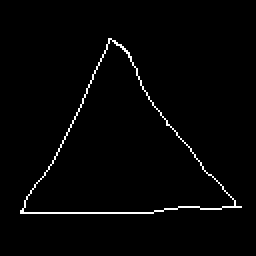
//> input picture PSProjekt/pixel22.png, 128 x 128 px, given in place of the camera (shown 2 times larger)
$ ./Tracking   (built with g++ and OpenCV 4)
//> lines starting //> are read from the running program, lines starting //| are printed output that depends on the picture; after the words box and inside, x2 and y2 are one past the last pixel; in counts of white or black regions, pixels touching at a corner belong together
//> further down, imgOriginal is the input picture: 128 rows x 128 cols, CV_8UC3; 1.8% white in thin lines or dots, all inside (x1, y1, x2, y2) = (10, 19, 121, 107)
/*
 * DisplayImage.cpp
 *
 *  Created on: Oct 25, 2016
 *      Author: aljaz
 */

#include <stdio.h>
#include <stdlib.h>
#include <math.h>
#include <iostream>
#include <fstream>
#include <iomanip>
#include "opencv2/opencv.hpp"
#include "opencv2/imgproc/imgproc.hpp"
#include <opencv2/core/core.hpp>
#include "opencv2/imgcodecs.hpp"
#include <opencv2/highgui/highgui.hpp>
#include <time.h>

using namespace std;
using namespace cv;


void RgbToHsv(Mat * OrigImage, Mat * HSVImage)
{
	*HSVImage = OrigImage->clone();
    unsigned char s,v;
    unsigned char rgbMin, rgbMax;
    for(int i = 0; i < OrigImage->rows * OrigImage->cols * 3; i+=3){

    	//finds the minimum value between r,g,b
    	// i = b, i+1 = g, i+2 = r
        rgbMin = OrigImage->data[i+2] < OrigImage->data[i+1]  ? (OrigImage->data[i+2]< OrigImage->data[i] ? OrigImage->data[i+2] : OrigImage->data[i]) : (OrigImage->data[i+1] < OrigImage->data[i] ? OrigImage->data[i+1] : OrigImage->data[i]);
        rgbMax = OrigImage->data[i+2] > OrigImage->data[i+1] ? (OrigImage->data[i+2] > OrigImage->data[i] ? OrigImage->data[i+2] : OrigImage->data[i]) : (OrigImage->data[i+1] > OrigImage->data[i] ? OrigImage->data[i+1] : OrigImage->data[i]);

        v = rgbMax;
        //if color is black
        if (v == 0){
            HSVImage->data[i] = 0;//h
            HSVImage->data[i+1] = 0;//s
            HSVImage->data[i+2] = v;//v
            continue;
        }
        //saturation
        //if color is white
        s = 255* long(rgbMax - rgbMin) / v;
        if (s == 0){
            HSVImage->data[i] = 0;//h
            HSVImage->data[i+1] = s;//s
            HSVImage->data[i+2] = v;//v
            continue;
        }

        if (rgbMax == OrigImage->data[i+2])
        	HSVImage->data[i]  = 0 + 43 * (OrigImage->data[i+1] - OrigImage->data[i]) / (rgbMax - rgbMin);
		else if (rgbMax == OrigImage->data[i+1])
			HSVImage->data[i] = (uchar)(85 + 43 * (OrigImage->data[i] - OrigImage->data[i+2]) / (rgbMax - rgbMin));
		else
			HSVImage->data[i] = (uchar)(171 + 43 * (OrigImage->data[i+2] - OrigImage->data[i+1]) / (rgbMax - rgbMin));
        HSVImage->data[i+1] = s;
        HSVImage->data[i+2] = v;
    }
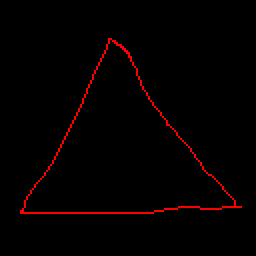
//> HSVImage: 128 rows x 128 cols, CV_8UC3 (shown 2 times larger); 1.79% of pixels changed, all inside (x1, y1, x2, y2) = (10, 19, 121, 107)

}
//converts char array to int array
// [116 lines left out: functions imgToIntArray, diliate, erode, not called in this run]

void imgInRange(Mat * image, int LowH, int LowS, int LowV, int HighH, int HighS, int HighV){
//> called with LowH = 141, LowS = 14, LowV = 5, HighH = 179, HighS = 255, HighV = 255
    //cout << "helo"<< endl;
	for(int i = 0; i < image->rows*image->cols*3; i+=3){
		//cout << "i: " << i << endl;
		//cout << (int)image->data[i] << " " <<  (int)image->data[i+1] << " "<< (int)image->data[i+2] << endl;
		if(image->data[i] >= LowH && image->data[i] <= HighH && image->data[i+1] >= LowS && image->data[i+1] <= HighS && image->data[i+2] >= LowV && image->data[i+2] <= HighV){
			image->data[i] = 255;
			image->data[i+1] = 255;
			image->data[i+2] = 255;
		}else{
			image->data[i] = 0;
			image->data[i+1] = 0;
			image->data[i+2] = 0;
		}
	}
}

void calMoments(Mat * image, Mat * origImage){
	int zerothMoment = 0;
	for(int i = 0; i < image->rows*image->cols*3; i+=3)
		if(image->data[i] == 255)
			zerothMoment += 1;
//> after the loop, zerothMoment = 0
	//calulate 10 and 01 moments
	int moment10 = 0;
	int moment01 = 0;
	for(int i = 0; i < image->rows*image->cols*3; i+=3){
		//cout << i << endl;
		if(image->data[i] == 255){
			//cout << "x :" << (i/3)%image->cols << " y: " << (i/3)/ image->cols << endl;
			moment01+= (i/3)%image->cols;
			moment10 += (i/3)/image->cols;
		}
	}
//> after the loop, moment01 = 0; moment10 = 0
	if(zerothMoment > 1000){
		int xCor = moment01 / zerothMoment;
		int yCor= moment10 / zerothMoment;
		circle(*origImage, Point(xCor, yCor), 32.0, Scalar( 0, 255, 0 ), 1, 8 );
	}


}

void getContours(Mat * image) {
 //go from top to bottom
	bool first = true;
		for (int j= 0; j < image->cols*3; j+=3) {
		first = true;
		for (int i = 0; i < image->rows; i+=3) {
			if (first == true && (image->data[i*image->cols+j] == 255 || image->data[i*image->cols+j] == 2)) {
				image->data[i*image->cols+j] = 2;
				first = false;
			}
		}
	}
//> after the loop, first = true
 //go from left to right
	for (int i = 0; i < image->rows*3; i+=3) {
	first = true;
		for (int j = 0; j < image->cols*3; j+=3) {
			if (first == true && (image->data[i*image->cols+j] == 255 || image->data[i*image->cols+j] == 2)) {
				image->data[i*image->cols+j] = 2;
				first = false;
			}
		}
	}
//> after the loop, first = true

 //go from bottom to top
	for (int j = image->cols*3-3; j >= 0; j-=3) {
		first = true;
		for (int i = image->rows*3-3; i >= 0; i-=3) {
			//cout << "checking i: " << i << " and j: " << j <<  endl;
			if (first == true && (image->data[i*image->cols+j] == 255 || image->data[i*image->cols+j] == 2)) {
				image->data[i*image->cols+j] = 2;
				first = false;
			}
		}
	}
//> after the loop, first = true
 //go right to left
	for (int i = image->rows*3-3; i >= 0; i-=3) {
		first = true;
		for (int j = image->cols*3-3; j >= 0; j-=3) {
			if (first == true && (image->data[i*image->cols+j] == 255 || image->data[i*image->cols+j] == 2)) {
				image->data[i*image->cols+j] = 2;
				first = false;
			}
		}
	}
//> after the loop, first = true
 //create contours
	for (int i = 0; i < image->rows*3; i+=3) {
		for (int j = 0; j < image->cols*3; j+=3) {
			if ( image->data[i*image->cols+j] != 2 ) {
				image->data[i*image->cols+j] = 0;
				image->data[i*image->cols+j+1] = 0;
				image->data[i*image->cols+j+2] = 0;
			}
			else{
				image->data[i*image->cols+j] = 255;
				image->data[i*image->cols+j+1] = 255;
				image->data[i*image->cols+j+2] = 255;
			}
		}
	}

}
int main( int argc, char** argv ){
// [45 lines of commented-out code are left out]
	Mat imgOriginal, imgHSV, imgThresholded ;
	VideoCapture cap(0); //capture the video from web cam

	if ( !cap.isOpened() )  // if not success, exit program
	{
		 cout << "Cannot open the web cam" << endl;
		 return -1;
	}

	namedWindow("Control", CV_WINDOW_AUTOSIZE); //create a window called "Control"

	int iLowH = 141;
	int iHighH = 179;

	int iLowS = 14;
	int iHighS = 255;

	int iLowV = 5;
	int iHighV = 255;

	//Create trackbars in "Control" window
	cvCreateTrackbar("LowH", "Control", &iLowH, 255); //Hue (0 - 255)
	cvCreateTrackbar("HighH", "Control", &iHighH, 255);

	cvCreateTrackbar("LowS", "Control", &iLowS, 255); //Saturation (0 - 255)
	cvCreateTrackbar("HighS", "Control", &iHighS, 255);

	cvCreateTrackbar("LowV", "Control", &iLowV, 255); //Value (0 - 255)
	cvCreateTrackbar("HighV", "Control", &iHighV, 255);

	while (true)
	{

		bool bSuccess = cap.read(imgOriginal); // read a new frame from video

		// If you do not care about backward compatibility
		// You can use the following instead for OpenCV 3
		// double fps = video.get(CAP_PROP_FPS);

		if (!bSuccess) //if not success, break loop
		{
		   cout << "Cannot read a frame from video stream" << endl;
		   break;
		}


		//cvtColor(imgOriginal, imgHSV, COLOR_BGR2HSV); //Convert the captured frame from BGR to HSV
		RgbToHsv(&imgOriginal, &imgHSV);

		imgThresholded = imgHSV.clone();

		//inRange(imgHSV, Scalar(iLowH, iLowS, iLowV), Scalar(iHighH, iHighS, iHighV), imgThresholded); //Threshold the image
		imgInRange(&imgThresholded, iLowH, iLowS, iLowV, iHighH, iHighS, iHighV);
		// [7 lines of commented-out code are left out]


		calMoments(&imgThresholded, &imgOriginal);
		getContours(&imgThresholded);
		imshow("Thresholded Image", imgThresholded); //show the thresholded image
		imshow("Original", imgOriginal); //show the original image

		if (waitKey(30) == 27) //wait for 'esc' key press for 30ms. If 'esc' key is pressed, break loop
//> the Esc key is pressed
		{
		  cout << "esc key is pressed by user" << endl;
		  break;
		}
	}
	waitKey(0);
	return 0;
}

$ run again, on PSProjekt/testImage1024.png
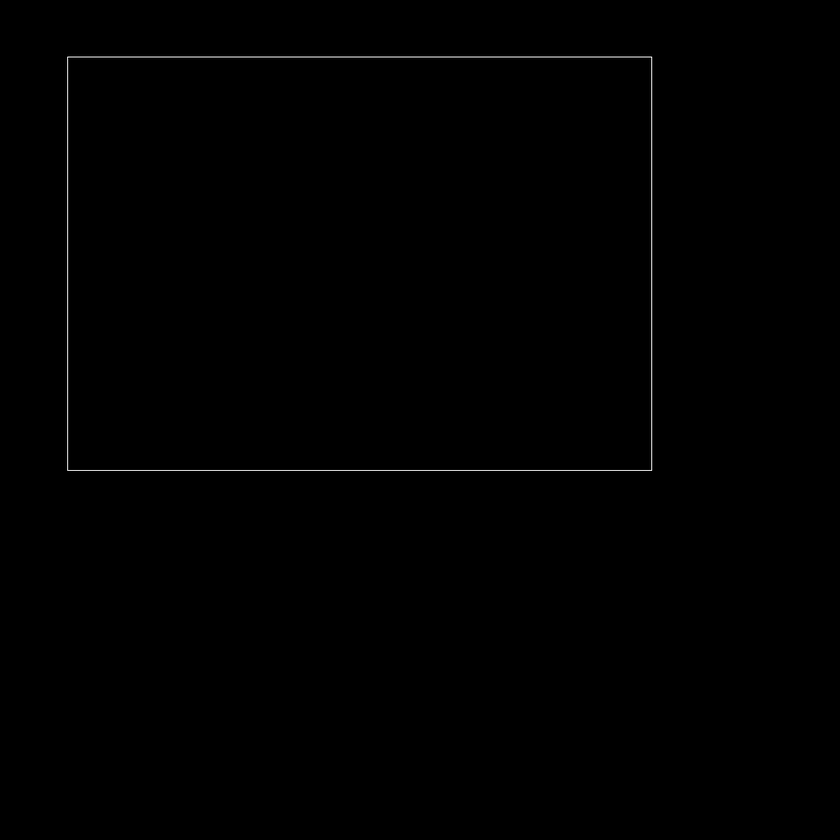
//> input picture PSProjekt/testImage1024.png, 840 x 840 px, shrunk from 1024 x 1024 before the run, given in place of the camera
//> imgOriginal is the input picture: 840 rows x 840 cols, CV_8UC3; min 0, max 242, mean 0.7
//> after the loop in RgbToHsv, `for(int i = 0; i < OrigImage->rows * OrigImage->cols * 3; i+=3)`:
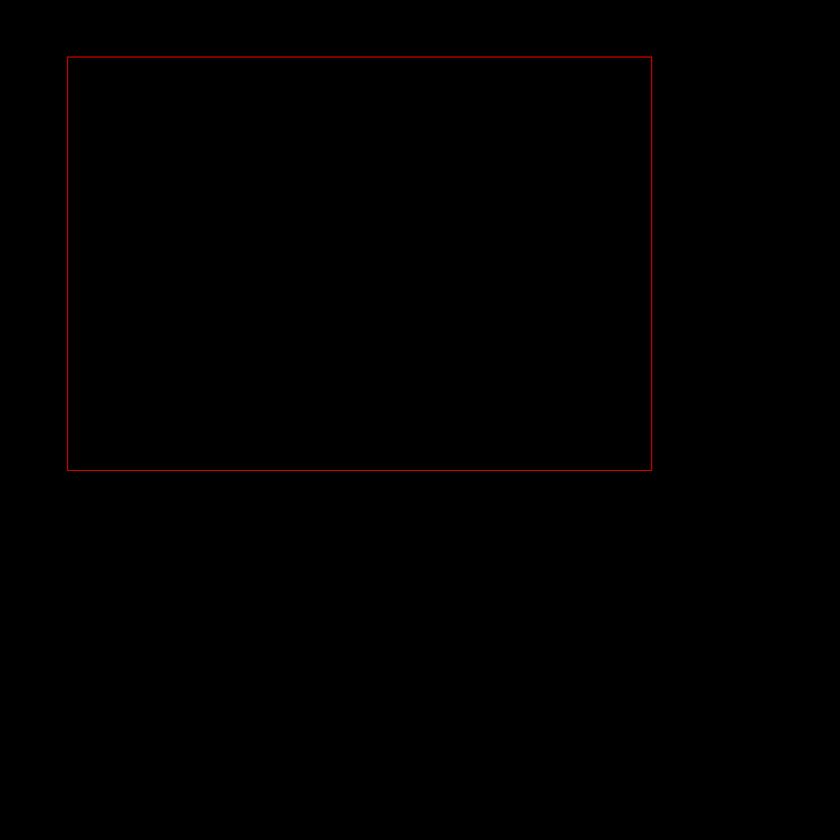
//> HSVImage: 840 rows x 840 cols, CV_8UC3; 1.05% of pixels changed, all inside (x1, y1, x2, y2) = (65, 54, 655, 473)
//> after the loop in calMoments, `for(int i = 0; i < image->rows*image->cols*3; i+=3)`: zerothMoment = 0
//> after the loop in getContours, `for (int j= 0; j < image->cols*3; j+=3)`: first = true

$ run again, on PSProjekt/testImage512.png
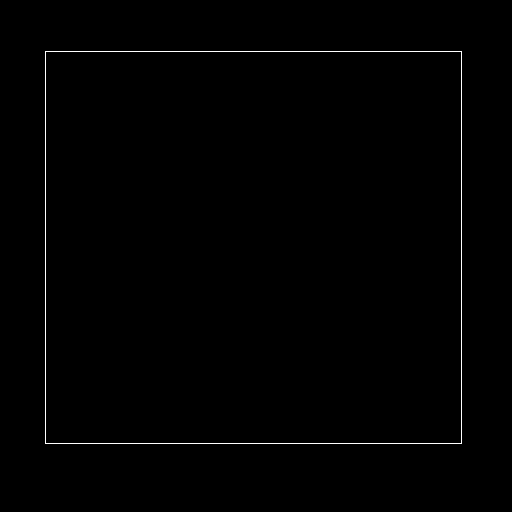
//> input picture PSProjekt/testImage512.png, 512 x 512 px, given in place of the camera
//> imgOriginal is the input picture: 512 rows x 512 cols, CV_8UC3; 0.62% white in thin lines or dots, all inside (x1, y1, x2, y2) = (45, 51, 462, 444)
//> after the loop in RgbToHsv, `for(int i = 0; i < OrigImage->rows * OrigImage->cols * 3; i+=3)`:
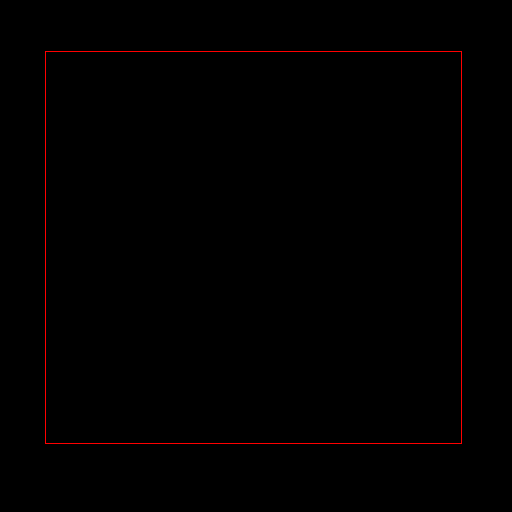
//> HSVImage: 512 rows x 512 cols, CV_8UC3; 0.62% of pixels changed, all inside (x1, y1, x2, y2) = (45, 51, 462, 444)
//> after the loop in calMoments, `for(int i = 0; i < image->rows*image->cols*3; i+=3)`: zerothMoment = 0
//> after the loop in getContours, `for (int j= 0; j < image->cols*3; j+=3)`: first = true

$ run again, on PSProjekt/testImage768.png
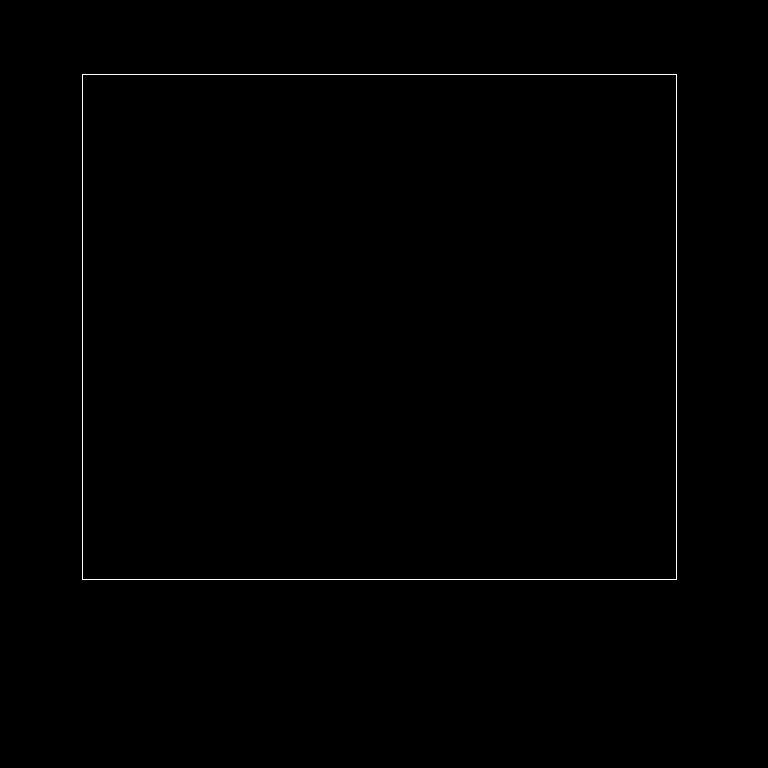
//> input picture PSProjekt/testImage768.png, 768 x 768 px, given in place of the camera
//> imgOriginal is the input picture: 768 rows x 768 cols, CV_8UC3; 0.37% white in thin lines or dots, all inside (x1, y1, x2, y2) = (82, 74, 677, 580)
//> after the loop in RgbToHsv, `for(int i = 0; i < OrigImage->rows * OrigImage->cols * 3; i+=3)`:
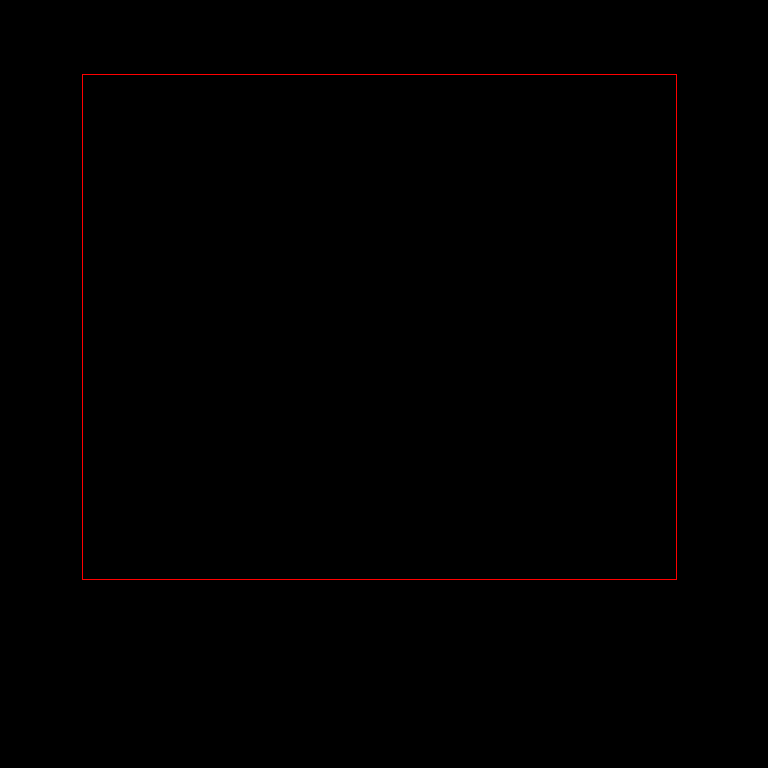
//> HSVImage: 768 rows x 768 cols, CV_8UC3; 0.37% of pixels changed, all inside (x1, y1, x2, y2) = (82, 74, 677, 580)
//> after the loop in calMoments, `for(int i = 0; i < image->rows*image->cols*3; i+=3)`: zerothMoment = 0
//> after the loop in getContours, `for (int j= 0; j < image->cols*3; j+=3)`: first = true
